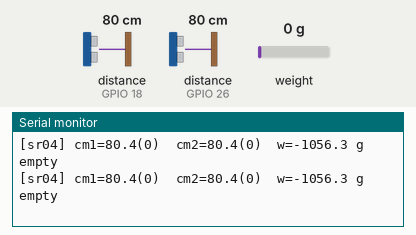
Simulated run of this sketch. Board: ESP32. Parts: the last lines printed to the serial monitor. Wiring (inferred from the names in the program): 2 × ultrasonic range finder: trigger GPIO 5, echo GPIO 18 / trigger GPIO 27, echo GPIO 26. Inputs (shaded band) come from the test bench; at power-on: distance to the obstacle (sensors on GPIO 18, GPIO 26) 80 cm, weight on the scale 0 g. The echo pulse lasts 58.3 µs per cm; WiFi joins after 1.5 s; servers stay silent unless stated.

Above: at 7.5 s.
7.6 s: distance to the obstacle (sensor on GPIO 18) set to 2 cm
At 8.8 s:
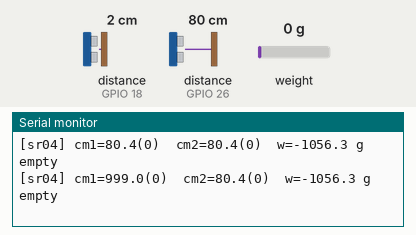
13.1 s: distance to the obstacle (sensor on GPIO 26) set to 4 cm
At 14.3 s:
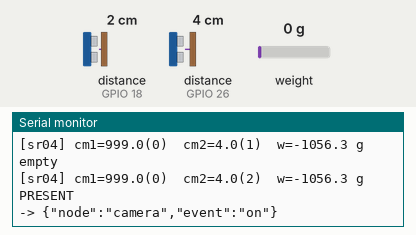

Measured:
- after the input at 7.6 s, the serial monitor: prints a new line after 0.72 s (image 1)
- after the input at 13.1 s, the serial monitor: prints a new line after 0.07 s (image 2)

The sketch:

esp32_node1_sensor.ino
```cpp
/*
Capybara Waste Sorter — ESP32 NODE #1: presence + weight  (WiFi / WebSocket)

หน้าที่:
- HC-SR04 x2          → ตรวจมือ 2 จุดให้ครอบคลุม
                        ยิงสลับตัวรอบละตัว (กันคลื่นชนกันเอง) ตัวใดตัวหนึ่งเห็นใกล้กว่า
                        PRESENT_ENTER_CM ติดกันพอ = มีมือ → detected (ปลุกกล้อง)
                        ทั้ง 2 ตัวไกลกว่า PRESENT_EXIT_CM = ว่าง → cleared (เว็บถ่าย)
- HX711 + Load cell   → วัดน้ำหนัก (เช็ค "เศษอาหาร")
- เชื่อม WiFi ของ Pi (AP) แล้วส่ง JSON event ไป WebSocket hub บน Pi

ส่ง (node="sensor"):
{"node":"sensor","event":"detected","grams":123.4,"cm1":21.3,"cm2":999}  // เห็นของ
{"node":"sensor","event":"cleared","grams":0.5,"cm1":999,"cm2":999}      // ไม่เห็นแล้ว
                                                      // cm1/cm2 = ระยะล่าสุดของแต่ละตัว
                                                      // (ไว้ไล่ปัญหาจาก log ฝั่ง Pi)
{"node":"sensor","event":"weight","grams":123.4}      // ทุก 500ms ระหว่างมีของ + ต่ออีก
                                                      // WEIGHT_TAIL_MS หลัง cleared
{"node":"camera","event":"on"}                        // เห็นมือรอบแรก → ไฟกล้องติดเลย
                                                      // (ไม่รอ STABLE_READS; hub บน Pi
                                                      //  ยิง /camera ให้ ไม่ผ่านเบราว์เซอร์)
                                                      // node นี้ส่งแต่ "เปิด" การดับเป็น
                                                      // หน้าที่ของ Pi (CAMERA_AUTO_OFF_S)
                                                      // และเว็บ (relayAllOff)

Library ที่ต้องติดตั้ง (Library Manager):
- HX711 by Bogdan Necula
- WebSockets by Markus Sattler  (arduinoWebSockets / Links2004)
- ArduinoJson by Benoit Blanchon

การต่อสาย (ECHO ทุกตัวผ่านตัวแบ่งแรงดัน/R 1k 5V→3.3V):
HC-SR04 #1  TRIG → GPIO5    ECHO → GPIO18
HC-SR04 #2  TRIG → GPIO27   ECHO → GPIO26
HC-SR04 VCC → 5V (VIN), GND → GND (ทั้ง 2 ตัว)
HX711  DT → GPIO21, SCK → GPIO22, VCC → 5V/3V3, GND → GND
Load cell 4 สาย → HX711 (E+/E-/A+/A-)

Calibration (ค่าล่าสุดที่ tune ไว้):
CALIBRATION_FACTOR = 1017.94 ; BASELINE = 1075295 (แบบ absolute, ไม่เรียก tare() ซ้ำ)
weight_g = (raw - BASELINE) / CALIBRATION_FACTOR
*/

#include <WiFi.h>
#include <WebSocketsClient.h>
#include <ArduinoJson.h>
#include <HX711.h>

// ---------- WiFi / hub ----------
#define WIFI_SSID  "CapybaraBin"
#define WIFI_PASS  "capybara1234"
#define HUB_HOST   "192.168.50.1"
#define HUB_PORT   8181
#define HUB_PATH   "/"

WebSocketsClient ws;
bool wsConnected = false;

// ---------- presence: HC-SR04 x2 ----------
const int   TRIG_PIN     = 5;     // ตัวที่ 1
const int   ECHO_PIN     = 18;
const int   TRIG_PIN2    = 27;    // ตัวที่ 2
const int   ECHO_PIN2    = 26;
// เกณฑ์ระยะ — อิงจากความกว้างกล่อง ไม่ใช่เลขลอย ๆ
//
// กล่องกว้างสุด 40 ซม. แปลว่าตอนไม่มีอะไรเลย เซ็นเซอร์ยังเห็นผนัง/พื้นฝั่งตรงข้าม
// ที่ราว ๆ 40 ซม. อยู่ดี (ไม่ใช่ 999) เกณฑ์เดิม PRESENT_CM = 40.0 จึงนั่งทับ "ค่าตอนว่าง"
// พอดี ค่าที่อ่านได้แกว่ง ±2-3 ซม. ตามปกติของ HC-SR04 ก็ข้ามเส้นไปมาเอง = detected/
// cleared สลับกันรัวทั้งที่ไม่มีใครมา (log จริงเจอ 78 รอบ ถ่ายจริง 0 รอบ)
//
// คุมด้วยเลขเดียวคือ BOX_MAX_CM แล้วเว้นระยะปลอดภัยจากผนังลงมา:
//   เข้า  = ต้องใกล้กว่าผนัง 12 ซม. ขึ้นไป (มือ/ของจริงเท่านั้นที่เข้ามาถึง)
//   ออก   = ห่างจากผนังไม่เกิน 6 ซม. ก็ถือว่าว่างแล้ว
// ช่วงระหว่างสองเส้นคงสถานะเดิมไว้ (hysteresis)
//
// วิธีจูน: แฟลชแล้วเปิดกล่องให้ว่าง ดูค่า cm1/cm2 ที่ติดมากับ event ใน kiosk.log
//   grep -a '"event":"cleared"' kiosk.log | tail -5
// ได้เท่าไรก็ตั้ง BOX_MAX_CM เท่านั้น (ปัดขึ้นเล็กน้อย) ที่เหลือขยับตามให้เอง
const float BOX_MAX_CM       = 40.0;               // ระยะที่เห็นตอนกล่องว่าง (ผนัง/พื้น)
const float PRESENT_ENTER_CM = BOX_MAX_CM - 12.0;  // 28 ซม. — ใกล้กว่านี้ = เริ่มนับว่ามีของ
const float PRESENT_EXIT_CM  = BOX_MAX_CM -  6.0;  // 34 ซม. — ไกลกว่านี้ = ว่าง
const float MIN_VALID_CM     = 3.0;   // ต่ำกว่านี้ = ต่ำกว่าสเปกเซ็นเซอร์ = สัญญาณกวน ทิ้ง

const int   STABLE_READS = 3;     // อ่านได้ค่าเดิมติดกันกี่รอบถึงเชื่อ (x100ms)
// เซ็นเซอร์ตัวหนึ่ง ๆ ต้องเห็นใกล้ติดกันกี่ครั้งของตัวเองถึงจะนับว่า "ใกล้จริง"
// (ยิงสลับตัวรอบละตัว → 2 ครั้งของตัวเดียวกัน = 200ms) กันค่าหลอนเดี่ยว ๆ
const int   NEAR_READS_PER_SENSOR = 2;
// present ขึ้นแล้วรอกี่รอบถึงจุดไฟ — ด่านกรองอยู่ที่ NEAR_READS_PER_SENSOR แล้ว
// ตรงนี้จึงเป็น 1 เพื่อให้ไฟยังติดไว
const int   LIGHT_ON_READS = 1;

// ---------- HX711 load cell ----------
const int   HX711_DT           = 21;
const int   HX711_SCK          = 22;
const float CALIBRATION_FACTOR = 1017.94;
const long  BASELINE           = 1075295;
HX711 scale;

// ---------- timing ----------
const unsigned long IR_READ_INTERVAL     = 100;
const unsigned long WEIGHT_READ_INTERVAL = 300;
const unsigned long WEIGHT_BROADCAST_MS  = 500;
// ส่งน้ำหนักต่ออีกเท่านี้หลัง cleared — ถ้าหยุดส่งตอน cleared เว็บจะถือค่าแช่แข็งไว้
// แล้วมองไม่เห็นว่ามีของมาวางทีหลัง
// ต้องคลุมสองช่วงนี้ของฝั่งเว็บ (ดู src/pages/CameraPage.jsx):
//   NO_ITEM_GRACE_MS 15s = ช่วงรอให้คนวางของ ก่อนยอมแพ้กลับหน้าแรก
//   CAPTURE_DELAY_MS  3s = นับถอยหลังก่อนถ่าย แล้วเช็คซ้ำว่าของยังอยู่ไหม
// ถ้าค่านี้สั้นกว่า จะมีช่วงตาบอดที่วางของแล้วระบบไม่รู้เรื่อง
const unsigned long WEIGHT_TAIL_MS       = 19000;

// ---------- ความเป็นเจ้าของไฟกล้อง ----------
// IDLE  ไฟดับ พร้อมจุด — เห็นของรอบแรกเมื่อไหร่จุดทันที
// ARMED ESP จุดไฟแล้วแต่ยังไม่ครบ STABLE_READS — ยังเป็นของ ESP จึงมีสิทธิ์สั่งดับ
// WEB   ครบ STABLE_READS (detected) แล้ว — ส่งมอบให้เว็บ ESP ห้ามแตะไฟเด็ดขาด
//       จนกว่าเว็บจะปิดกล้องแล้วส่ง all_off กลับมา
//
// ที่ต้องมีสถานะ WEB เพราะหลัง cleared เว็บยังนับถอยหลังอีก 3 วิก่อนถ่าย ถ้า ESP
// ยังถือสิทธิ์อยู่ ค่าอ่านหลอนช่วงนั้นจะทำให้มันดับไฟใส่ตอนชัตเตอร์กำลังจะลั่น
enum LightOwner { LIGHT_IDLE, LIGHT_ARMED, LIGHT_WEB };
const unsigned long WEB_HOLD_MAX_MS = 40000;   // กัน WEB ค้างถ้า all_off ไม่มา

LightOwner lightOwner = LIGHT_IDLE;
int   presentReads  = 0;       // นับรอบที่เห็นของติดกัน → ครบ LIGHT_ON_READS แล้วจุดไฟ
int   absentReads   = 0;       // นับรอบที่ของหายไปตอนยัง ARMED → ครบ STABLE_READS แล้วดับ
unsigned long webSince = 0;

bool  currentState  = false;
int   sameReads     = 0;
// ระยะล่าสุดของเซ็นเซอร์แต่ละตัว + ตัวนับ "เห็นใกล้ติดกัน" ของตัวนั้น ๆ
// (ยิงทีละตัวสลับรอบ ค่าจึงอัปเดตคนละจังหวะ ต้องเก็บไว้ทั้งคู่)
float cmLast[2]     = { 999.0, 999.0 };
int   nearReads[2]  = { 0, 0 };
int   pingIdx       = 0;       // รอบนี้ยิงตัวไหน (สลับ 0/1 ทุกรอบ)
bool  present       = false;   // สถานะ hysteresis — คงค่าไว้ระหว่างรอบ
float currentWeight = 0.0;
unsigned long lastRead = 0, lastWeightRead = 0, lastWeightSend = 0, lastDbg = 0;
unsigned long clearedAt = 0;   // เวลาที่ส่ง cleared ล่าสุด — ใช้คุมหางการส่งน้ำหนัก

// ---------- HC-SR04 read → cm (ระบุขาได้ ใช้ได้ทั้ง 2 ตัว) ----------
float readDistanceCm(int trig, int echo) {
  digitalWrite(trig, LOW);  delayMicroseconds(2);
  digitalWrite(trig, HIGH); delayMicroseconds(10);
  digitalWrite(trig, LOW);
  long us = pulseIn(echo, HIGH, 30000);       // timeout 30ms (~5m)
  if (us == 0) return 999.0;                  // ไม่มี echo = ไกล/ว่าง
  float cm = us / 58.0;
  if (cm < MIN_VALID_CM) return 999.0;        // ใกล้เกินสเปก = เสียงกวน ไม่ใช่ของจริง
  return cm;
}

float readWeight() {
  if (!scale.is_ready()) return currentWeight;
  long raw = scale.get_value(3);
  float g = (raw - BASELINE) / CALIBRATION_FACTOR;
  if (g < 0 && g > -2) g = 0;
  return g;
}

void sendEvent(const char* event) {
  StaticJsonDocument<160> doc;
  doc["node"]  = "sensor";
  doc["event"] = event;
  doc["grams"] = round(currentWeight * 10) / 10.0;
  // แนบระยะล่าสุดของทั้ง 2 ตัวไปด้วย — ตอนไล่ปัญหา "ติดเอง" ไม่มีค่านี้ใน log
  // เลยยืนยันไม่ได้ว่าตอนนั้นเซ็นเซอร์เห็นอะไร (Serial ดูไม่ได้ บอร์ดอยู่บน WiFi)
  doc["cm1"]   = round(cmLast[0] * 10) / 10.0;
  doc["cm2"]   = round(cmLast[1] * 10) / 10.0;
  char buf[160];
  size_t n = serializeJson(doc, buf);
  ws.sendTXT(buf, n);
  Serial.print("-> "); Serial.println(buf);
}

// ไฟกล้อง — ส่งแยกจาก sendEvent() เพราะใช้ node="camera" ให้ hub บน Pi ยิง GPIO
// ต่อได้ทันที (เว็บกรอง node นี้ทิ้ง — ดู src/lib/sensor.js)
//
// สั่งดับได้เฉพาะตอนยังเป็น LIGHT_ARMED เท่านั้น (ดู lightOwner)
void sendCameraLight(bool on) {
  const char* msg = on ? "{\"node\":\"camera\",\"event\":\"on\"}"
                       : "{\"node\":\"camera\",\"event\":\"off\"}";
  ws.sendTXT(msg);
  Serial.print("-> "); Serial.println(msg);
}

void onWsEvent(WStype_t type, uint8_t* payload, size_t len) {
  if (type == WStype_CONNECTED)      { wsConnected = true;  Serial.println("[ws] connected"); }
  else if (type == WStype_DISCONNECTED) { wsConnected = false; Serial.println("[ws] disconnected"); }
  else if (type == WStype_TEXT && lightOwner == LIGHT_WEB && len < 256) {
    // เว็บส่ง {"node":"relay","event":"all_off"} ตอนออกจากหน้าผลลัพธ์ = ปิดกล้องแล้ว
    // (ดู relayAllOff ใน src/lib/relay.js) — จบรอบ รับไฟกลับมาเป็นของ ESP
    char buf[256];
    memcpy(buf, payload, len); buf[len] = '\0';
    if (strstr(buf, "all_off")) {
      lightOwner = LIGHT_IDLE;
      Serial.println("[light] all_off จากเว็บ — จบรอบ กลับสู่ IDLE");
    }
  }
}

void setup() {
  Serial.begin(115200);

  pinMode(TRIG_PIN,  OUTPUT);
  pinMode(ECHO_PIN,  INPUT);
  pinMode(TRIG_PIN2, OUTPUT);
  pinMode(ECHO_PIN2, INPUT);

  scale.begin(HX711_DT, HX711_SCK);

  // หมายเหตุ: ไม่เรียก scale.tare() แล้ว
  // เพราะใช้ BASELINE (ค่า raw แบบ absolute) จากการคาลิเบรตแยกต่างหากแทน
  // ถ้าเรียก tare() ซ้ำ จะหักออฟเซ็ตซ้อนกับ BASELINE ทำให้ค่าน้ำหนักผิดเพี้ยนมหาศาล
  Serial.println("HX711: ready (ใช้ BASELINE คงที่)");

  WiFi.persistent(false);
  WiFi.mode(WIFI_STA);
  WiFi.setSleep(false);                    // ปิด power-save — กันหลุด/ต่อไม่ติด
  WiFi.setMinSecurity(WIFI_AUTH_WPA_PSK);  // ยอมรับ WPA-PSK — แก้ ESP32 core 3.x ค้าง status=6 กับ NM AP
  WiFi.disconnect(true, true);             // ล้าง state เก่าใน NVS
  delay(200);
  Serial.printf("[wifi] joining '%s' ...\n", WIFI_SSID);
  WiFi.begin(WIFI_SSID, WIFI_PASS);

  // พิมพ์ status code จริงทุกวินาที (แทนจุดๆ) + ลอง begin ใหม่ถ้าเกิน 12s
  //   status: 1=NO_SSID_AVAIL(หา AP ไม่เจอ) 4=CONNECT_FAILED(รหัส/auth ผิด)
  //           6=DISCONNECTED(กำลังลอง) 3=CONNECTED
  unsigned long t0 = millis();
  while (WiFi.status() != WL_CONNECTED) {
    delay(1000);
    Serial.printf("[wifi] status=%d rssi=%d\n", WiFi.status(), WiFi.RSSI());
    if (millis() - t0 > 12000) {
      Serial.println("[wifi] ยังไม่ติด — begin ใหม่...");
      WiFi.disconnect(true, true);
      delay(200);
      WiFi.begin(WIFI_SSID, WIFI_PASS);
      t0 = millis();
    }
  }
  Serial.printf("[wifi] connected, IP=%s\n", WiFi.localIP().toString().c_str());

  ws.begin(HUB_HOST, HUB_PORT, HUB_PATH);
  ws.onEvent(onWsEvent);
  ws.setReconnectInterval(3000);
}

void loop() {
  ws.loop();
  unsigned long now = millis();

  // presence poll (เร็ว) — ยิงทีละตัวสลับรอบ + hysteresis 28/34 ซม. (อิง BOX_MAX_CM)
  if (now - lastRead >= IR_READ_INTERVAL) {
    lastRead = now;

    // ยิงทีละตัว สลับรอบ — เดิมยิงตัวที่ 1 แล้วต่อตัวที่ 2 ทันทีในรอบเดียวกัน
    // คลื่นของตัวแรกยังก้องอยู่ ตัวที่สองรับเข้าไปเป็นระยะสั้นปลอม ๆ ได้
    // (โค้ดใช้ OR ปลอมตัวเดียวก็พอทำให้ทั้งระบบเด้ง) สลับรอบแล้วห่างกัน 100ms
    pingIdx = 1 - pingIdx;
    cmLast[pingIdx] = (pingIdx == 0) ? readDistanceCm(TRIG_PIN,  ECHO_PIN)
                                     : readDistanceCm(TRIG_PIN2, ECHO_PIN2);

    // นับเฉพาะตัวที่เพิ่งอ่าน — ต้องเห็นใกล้ติดกันเองหลายครั้งถึงเชื่อ
    // โซนกลาง (28-34) ค่อย ๆ ลดลงทีละ 1 ไม่ล้างทันทีและไม่แช่ค้าง — ของที่ค้างอยู่
    // แถวเส้นแบ่งจึงคลายออกเองได้ ส่วนค่าที่แกว่งเข้า ๆ ออก ๆ จะไม่มีวันนับถึงเกณฑ์
    if (cmLast[pingIdx] < PRESENT_ENTER_CM) {
      // เพดานต่ำ ๆ สำคัญ: ถ้าปล่อยให้นับสูงลิ่ว พอคนถอยไปยืนโซนกลาง (28-34)
      // ต้องรอ decay ทีละ 1 หลายวินาทีกว่าจะปล่อย cleared — เพดาน 4 ปล่อยใน ~1 วิ
      if (nearReads[pingIdx] < NEAR_READS_PER_SENSOR + 2) nearReads[pingIdx]++;
    } else if (cmLast[pingIdx] > PRESENT_EXIT_CM) {
      nearReads[pingIdx] = 0;
    } else if (nearReads[pingIdx] > 0) {
      nearReads[pingIdx]--;
    }

    bool near = (nearReads[0] >= NEAR_READS_PER_SENSOR) ||
                (nearReads[1] >= NEAR_READS_PER_SENSOR);
    bool far  = (nearReads[0] == 0) && (nearReads[1] == 0);
    if (near)      present = true;
    else if (far)  present = false;   // อยู่ระหว่างกลาง = คงสถานะเดิม (hysteresis)

    // debug: พิมพ์ระยะทั้ง 2 ตัว + น้ำหนัก ทุก 500ms
    if (now - lastDbg >= 500) {
      lastDbg = now;
      Serial.printf("[sr04] cm1=%.1f(%d)  cm2=%.1f(%d)  w=%.1f g  %s\n",
                    cmLast[0], nearReads[0], cmLast[1], nearReads[1],
                    currentWeight, present ? "PRESENT" : "empty");
    }

    // ไฟกล้อง — เดินตาม lightOwner (ดูคำอธิบายสถานะด้านบน)
    if (present) presentReads++; else presentReads = 0;

    if (lightOwner == LIGHT_IDLE) {
      if (presentReads >= LIGHT_ON_READS) {           // เห็นติดกันพอแล้ว → จุดไฟ
        lightOwner  = LIGHT_ARMED;
        absentReads = 0;
        sendCameraLight(true);
      }
    } else if (lightOwner == LIGHT_ARMED) {
      if (present) {
        absentReads = 0;
      } else if (++absentReads >= STABLE_READS) {     // หายครบ STABLE_READS → ของปลอม ดับทิ้ง
        lightOwner = LIGHT_IDLE;
        sendCameraLight(false);
      }
    } else if (now - webSince >= WEB_HOLD_MAX_MS) {   // LIGHT_WEB ค้างนานผิดปกติ
      lightOwner = LIGHT_IDLE;                        // (เว็บปิด/ค้าง ไม่ส่ง all_off)
      Serial.println("[light] WEB ค้างเกินกำหนด — ปลดเองกันตาย");
    }

    if (present == currentState) {
      sameReads = 0;
    } else if (++sameReads >= STABLE_READS) {
      currentState = present;
      sameReads = 0;
      if (currentState && lightOwner == LIGHT_ARMED) {  // ยืนยันแล้ว → ส่งมอบให้เว็บ
        lightOwner = LIGHT_WEB;
        webSince   = now;
      }
      if (!currentState) clearedAt = now;
      sendEvent(currentState ? "detected" : "cleared");
    }
  }

  // weight poll (ช้ากว่า)
  if (now - lastWeightRead >= WEIGHT_READ_INTERVAL) {
    lastWeightRead = now;
    currentWeight = readWeight();
  }

  // ส่งน้ำหนักเป็นระยะขณะมีของวาง + ต่ออีก WEIGHT_TAIL_MS หลังเอามือออก
  // (ช่วงหางคือตอนที่เว็บนับถอยหลังแล้วเช็คซ้ำก่อนลั่นชัตเตอร์ ต้องมีค่าสด ๆ ให้ดู)
  bool sendWeight = currentState || (clearedAt && now - clearedAt < WEIGHT_TAIL_MS);
  if (sendWeight && now - lastWeightSend >= WEIGHT_BROADCAST_MS) {
    lastWeightSend = now;
    sendEvent("weight");
  }
}
```
